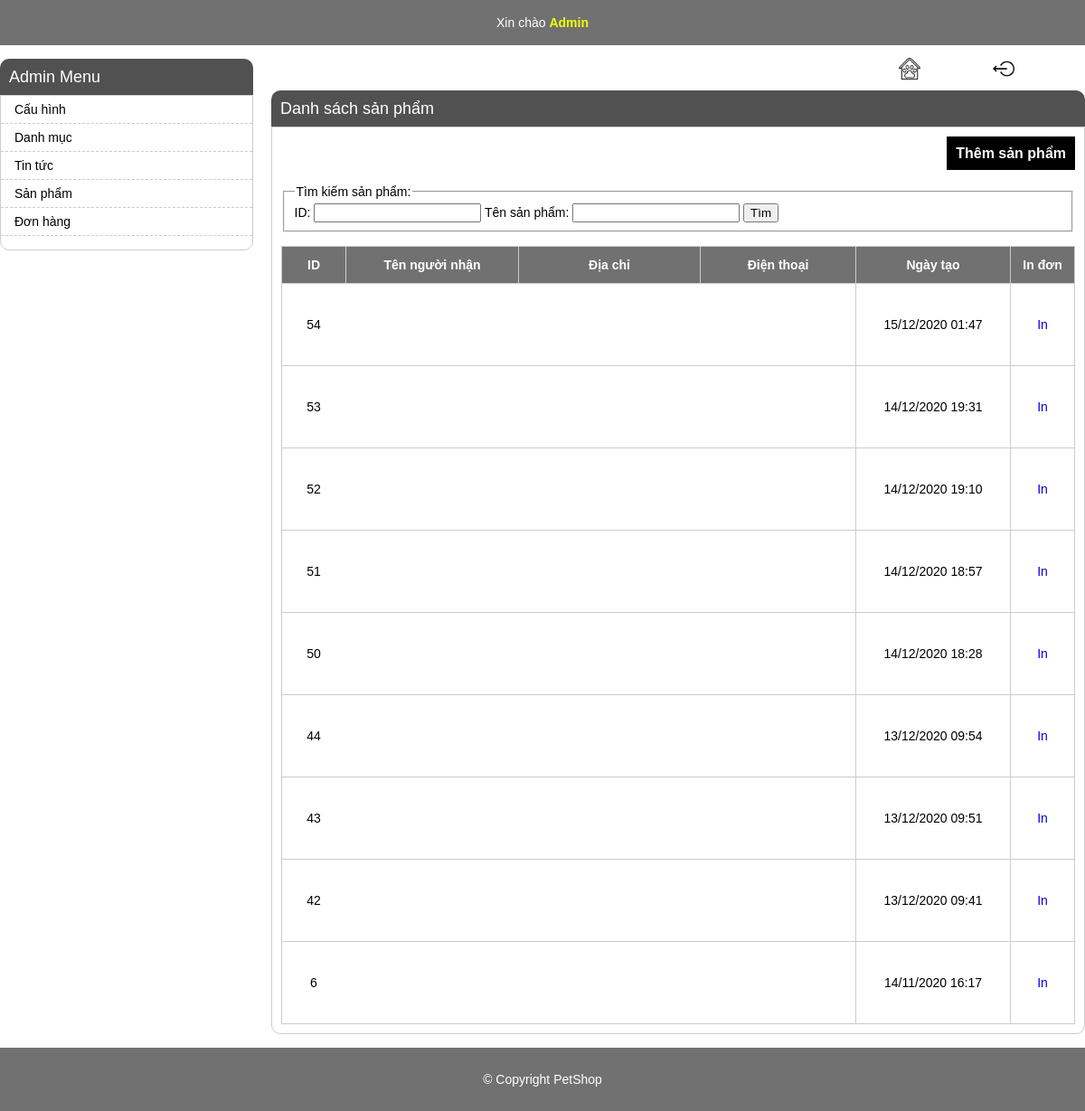
Page /admin/order_listing.php (signed in) on the committed database.
### tables this page shows
CREATE TABLE `orders` (
  `id` int(11) NOT NULL AUTO_INCREMENT,
  `userID` int(11) NOT NULL,
  `note` text NOT NULL,
  `total` int(255) NOT NULL,
  `status` int(1) NOT NULL,
  `created_time` varchar(255) DEFAULT NULL,
  `last_updated` varchar(255) DEFAULT NULL,
  PRIMARY KEY (`id`)
);

### admin/order_listing.php (the view, shortened to what this page needs)
<?php
include 'header.php';
$connfig_name = "product";
$connfig_title = "sản phẩm";
if (!empty($_SESSION['current_user'])) {
    $item_per_page = (!empty($_GET['per_page'])) ? $_GET['per_page'] : 10;
    $current_page = (!empty($_GET['page'])) ? $_GET['page'] : 1;
    $offset = ($current_page - 1) * $item_per_page;
    if(!empty($where)){
        $orders = mysqli_query($conn, "SELECT * FROM `orders` where (".$where.") ORDER BY `id` DESC LIMIT " . $item_per_page . " OFFSET " . $offset);
    }else{
        $orders = mysqli_query($conn, "SELECT * FROM `orders` ORDER BY `id` DESC LIMIT " . $item_per_page . " OFFSET " . $offset);
    }
    ?>
    <div class="main-content">
        <h1>Danh sách <?= $connfig_title ?></h1>
        <div class="listing-items">
            <div class="buttons">
                <a href="./<?= $connfig_name ?>_editing.php">Thêm <?= $connfig_title ?></a>
            </div>
            <div class="listing-search">
                <form id="<?= $connfig_name ?>-search-form" action="<?= $connfig_name ?>_listing.php?action=search" method="POST">
                    <fieldset>
                        <legend>Tìm kiếm <?= $connfig_title ?>:</legend>
                        ID: <input type="text" name="id" value="<?= !empty($id) ? $id : "" ?>" />
                        Tên <?= $connfig_title ?>: <input type="text" name="name" value="<?= !empty($name) ? $name : "" ?>" />
                        <input type="submit" value="Tìm" />
                    </fieldset>
                </form>
            </div>
            <ul>
                <li class="listing-item-heading">
                    <div class="listing-prop listing-id">ID</div>
                    <div class="listing-prop listing-name">Tên người nhận</div>
                    <div class="listing-prop listing-address">Địa chỉ</div>
                    <div class="listing-prop listing-phone">Điện thoại</div>
                    <div class="listing-prop listing-button">
                        In đơn
                    </div>
                    <div class="listing-prop listing-time">Ngày tạo</div>
                </li>
                <?php  while ($row = mysqli_fetch_array($orders)) { ?>
                <li>
                    <div class="listing-prop listing-id"><?=$row['id']?></div>
                    <div class="listing-prop listing-button">
                        <a href="../hoadon.php?id=<?=$row['id']?>" target="_blank">In</a>
                    </div>
                    <div class="listing-prop listing-time"><?=date('d/m/Y H:i', $row['created_time'])?></div>
                </li>
                <?php  } ?>
            </ul>
        </div>
    </div>
    <?php
}
include './footer.php';
?>

### css/admin_style.css (style rules this page uses)
body { font-family: arial; padding: 0; margin: 0; font-size: 14px; }
h1 { text-align: center; }
.listing-items { padding: 10px; border: 1px solid #ccc; border-radius: 0 0 10px 10px; }
.listing-items ul { padding: 0; margin: 0; }
.listing-prop { float: right; border-left: 1px solid #ccc; line-height: 90px; padding: 0 10px; }
.listing-name { padding-left: 10px; border-right: 0; float: left; width: 170px; max-height: 90px; overflow: hidden; }
.listing-button { float: right; border-left: 1px solid #ccc; border-right: 0; padding: 0 10px; width: 50px; text-align: center; }
.listing-items ul li { list-style: none; border: 1px solid #ccc; border-top: 0; border-left: 0; }
.listing-items ul li:first-child { border-top: 1px solid #ccc; }
.listing-time { width: 150px; text-align: center; }
.listing-item-heading { text-align: center; font-weight: bold; }
.listing-item-heading .listing-prop { height: 40px; line-height: 40px; background: #717171; color: #FFF; }
.buttons { text-align: right; font-weight: bold; font-size: 16px; margin-bottom: 15px; line-height: 38px; }
.buttons a { color: #FFF; padding: 10px; background: #000; }
a { text-decoration: none; }
.main-content { float: left; width: 900px; margin-left: 20px; }
.main-content h1 { margin: 0; text-align: left; background: #525151; color: #fff; font-size: 18px; font-weight: normal; line-height: 40px; border-radius: 10px 10px 0 0; padding: 0 10px; }
.listing-search { margin-bottom: 15px; }
.listing-address { float: left; width: 180px; }
.listing-phone { float: left; width: 151px; }
.listing-id { float: left; width: 50px; text-align: center; }

### rows in the picture
orders: id "54", created_time "15/12/2020 01:47"
orders: id "53", created_time "14/12/2020 19:31"
orders: id "52", created_time "14/12/2020 19:10"
orders: id "51", created_time "14/12/2020 18:57"
orders: id "50", created_time "14/12/2020 18:28"
orders: id "44", created_time "13/12/2020 09:54"
orders: id "43", created_time "13/12/2020 09:51"
orders: id "42", created_time "13/12/2020 09:41"
orders: id "6", created_time "14/11/2020 16:17"

### other values in the picture
$connfig_title "sản phẩm"
